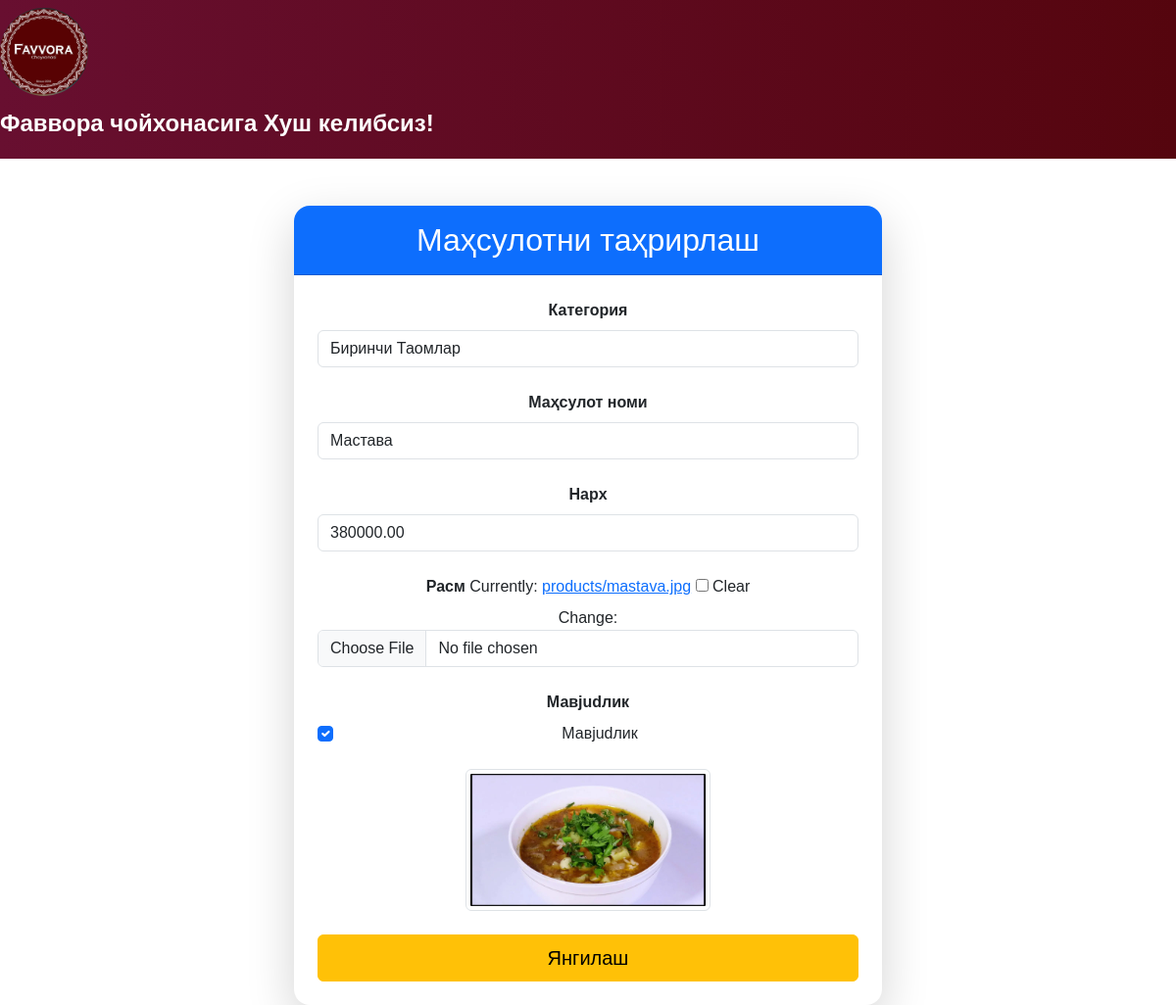
The app's page /product/edit/1/ (signed in) with its own data.
### menu/models.py (models this page shows, shortened)
class Product(models.Model):
    category = models.ForeignKey(Category, on_delete=models.CASCADE, related_name="products", verbose_name="Категория")
    name = models.CharField(max_length=200, verbose_name="Маҳсулот номи")
    price = models.DecimalField(max_digits=10, decimal_places=2, verbose_name="Нарx")
    image = models.ImageField(upload_to='products/', blank=True, null=True, verbose_name="Расм")
    slug = models.SlugField(max_length=200, unique=True, verbose_name="Slug", help_text="URL uchun foydalaniladi")
    is_available = models.BooleanField(default=True, verbose_name="Мавjudлик")
    created_at = models.DateTimeField(auto_now_add=True, verbose_name="Яратилган сана")
    updated_at = models.DateTimeField(auto_now=True, verbose_name="Янгиланган сана")
    class Meta:
        verbose_name = "Маҳсулот"
        verbose_name_plural = "Маҳсулотлар"
        ordering = ['-created_at']

### menu/views.py (the view, shortened to what this page needs)
# urls.py: path('product/edit/<int:pk>/', ProductUpdateView.as_view(), name='product_edit'),
class ProductUpdateView(LoginRequiredMixin, UserPassesTestMixin, UpdateView):
    model = Product
    form_class = ProductForm
    template_name = 'product_update.html'
    success_url = reverse_lazy('category_list')
    def test_func(self):
        return self.request.user.is_authenticated and self.request.user.is_admin

### menu/forms.py
class ProductForm(forms.ModelForm):
    class Meta:
        model = Product
        fields = ['category', 'name', 'price', 'image', 'is_available']  # description o'chirildi
        widgets = {
        }
    def __init__(self, *args, **kwargs):
        super(ProductForm, self).__init__(*args, **kwargs)
        self.fields['category'].queryset = Category.objects.all()

### menu/models.py (called while the page is built)
    def __str__(self):
        return self.name

### menu/templatetags/custom_filters.py (called while the page is built)
@register.filter
def add_class(field, css_class):
    if isinstance(field, BoundField):
        return field.as_widget(attrs={"class": f"{css_class} {field.css_classes() if field.css_classes() else ''}"})
    return field

### templates/product_update.html (shortened to what this page needs)
{% extends "base.html" %}
{% load static %}
{% load custom_filters %}
{% block content %}
    <div class="container mt-5">
        <div class="card shadow-lg border-0 rounded-4" style="max-width: 600px; margin: 0 auto;">
            <div class="card-header bg-primary text-white text-center py-3">
                <h2 class="mb-0">Маҳсулотни таҳрирлаш</h2>
            </div>
            <div class="card-body p-4">
                <form method="post" enctype="multipart/form-data" novalidate>
                    {% for field in form %}
                        <div class="mb-4">
                            <label for="{{ field.id_for_label }}" class="form-label fw-bold text-dark">{{ field.label }}</label>
                            {% if field.field.widget.input_type == 'checkbox' %}
                                <div class="form-check">
                                    {{ field|add_class:"form-check-input" }}
                                    <label class="form-check-label" for="{{ field.id_for_label }}">{{ field.label }}</label>
                                </div>
                            {% else %}
                                {{ field|add_class:"form-control" }}
                            {% endif %}
                        </div>
                    {% endfor %}
                    {% if product.image %}
                        <div class="mb-4 text-center">
                            <img src="{{ product.image.url }}" alt="{{ product.name }}" class="img-thumbnail" style="max-width: 250px;">
                        </div>
                    {% endif %}
                    <button type="submit" class="btn btn-warning w-100 py-2 fs-5">Янгилаш</button>
                </form>
            </div>
        </div>
    </div>
{% endblock %}

### static/style.css (style rules this page uses)
* { margin: 0; padding: 0; box-sizing: border-box; font-family: Arial, sans-serif; }
body { background: #f4f4f4; }
a { text-decoration: none; }
body { font-family: Arial, sans-serif; background-color: #f8f8f8; margin: 0; padding: 0; }

### static/styles.css (style rules this page uses)
body { font-family: Arial, sans-serif; background-color: #f4f4f4; margin: 0; padding: 0; overflow-x: hidden; }
.container { width: 100%; max-width: 1200px; margin: 0 auto; background-color: #fff; box-sizing: border-box; }
.card { display: flex; flex-direction: column; background-color: #fff; border: 1px solid #ddd; border-radius: 8px; width: 100%; max-width: 400px; text-align: center; overflow: hidden; box-shadow: 0 0 10px rgba(0, 0, 0, 0.1); transition: transform 0.3s ease, box-shadow 0.3s ease; }
.card img { max-width: 100%; height: auto; max-height: 200px; object-fit: cover; }

### records on screen
Product: form "Биринчи Таомлар" "Мастава" "380000.00", form "☑", image (picture)

### other values on screen
{{ field.label }} "Категория" "Маҳсулот номи" "Нарx" "Расм" "Мавjudлик"
{{ field.label }} "Мавjudлик"
